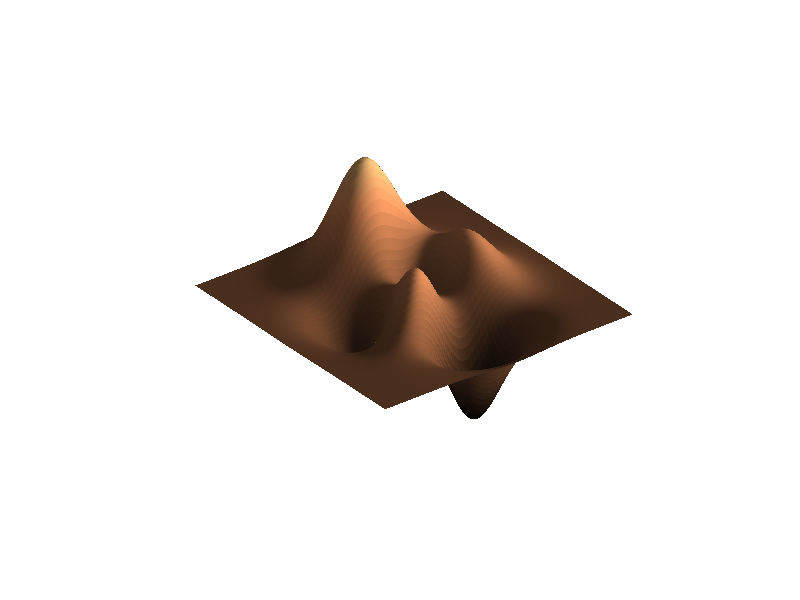

MATLAB code to generate this figure: (Note: this script raises an error after producing the figure.)
%=============================================================================
% Copyright (c) 2026-present Allan CORNET (Nelson)
%=============================================================================
% This file is part of Nelson.
%=============================================================================
% LICENCE_BLOCK_BEGIN
% SPDX-License-Identifier: LGPL-3.0-or-later
% LICENCE_BLOCK_END
%=============================================================================
% <--ADV-CLI MODE-->
%=============================================================================
% Perspective camera flyover over a lit heightfield (Moonrun-style): measures
% the per-frame cost of the true perspective projection plus the cam* orbit.
tic()
f = figure('Visible', 'off', 'Position', [100 100 640 480], 'Color', [0 0 0]);
[x, y, z] = peaks(80);
ax = axes('Parent', f);
surf(ax, x, y, z, 'EdgeColor', 'none', 'FaceLighting', 'gouraud');
colormap(ax, copper(128));
light(ax, 'Position', [1 -1 1], 'Style', 'infinite');
material(ax, 'dull');
axis(ax, 'off');
axis(ax, 'vis3d');
camproj(ax, 'perspective');
camtarget(ax, [0 0 0]);
campos(ax, [0 -40 25]);
camva(ax, 35);
for k = 1:48
  camorbit(ax, 360 / 48, 0);
  drawnow();
end
close(f);
toc()
%=============================================================================
